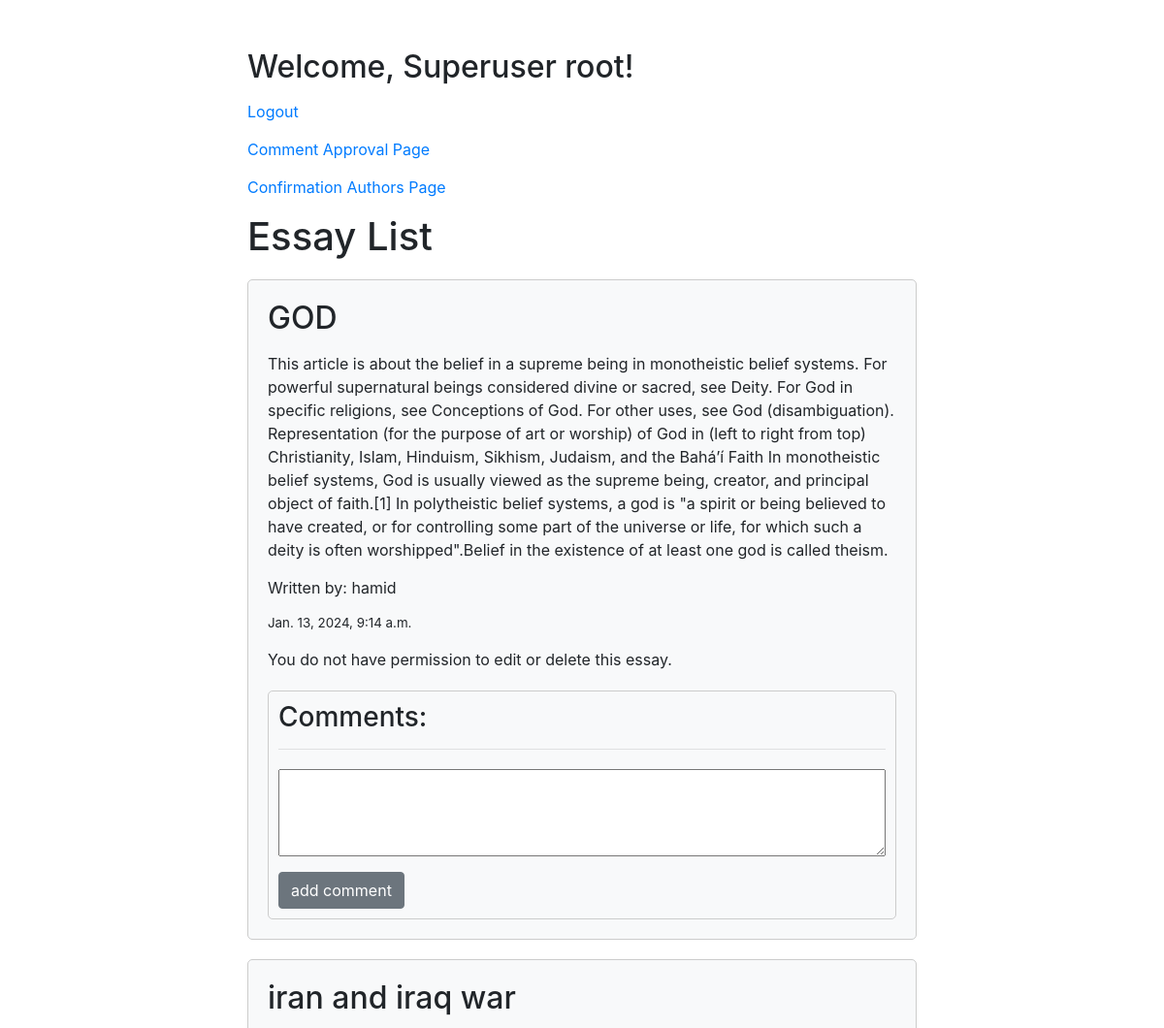
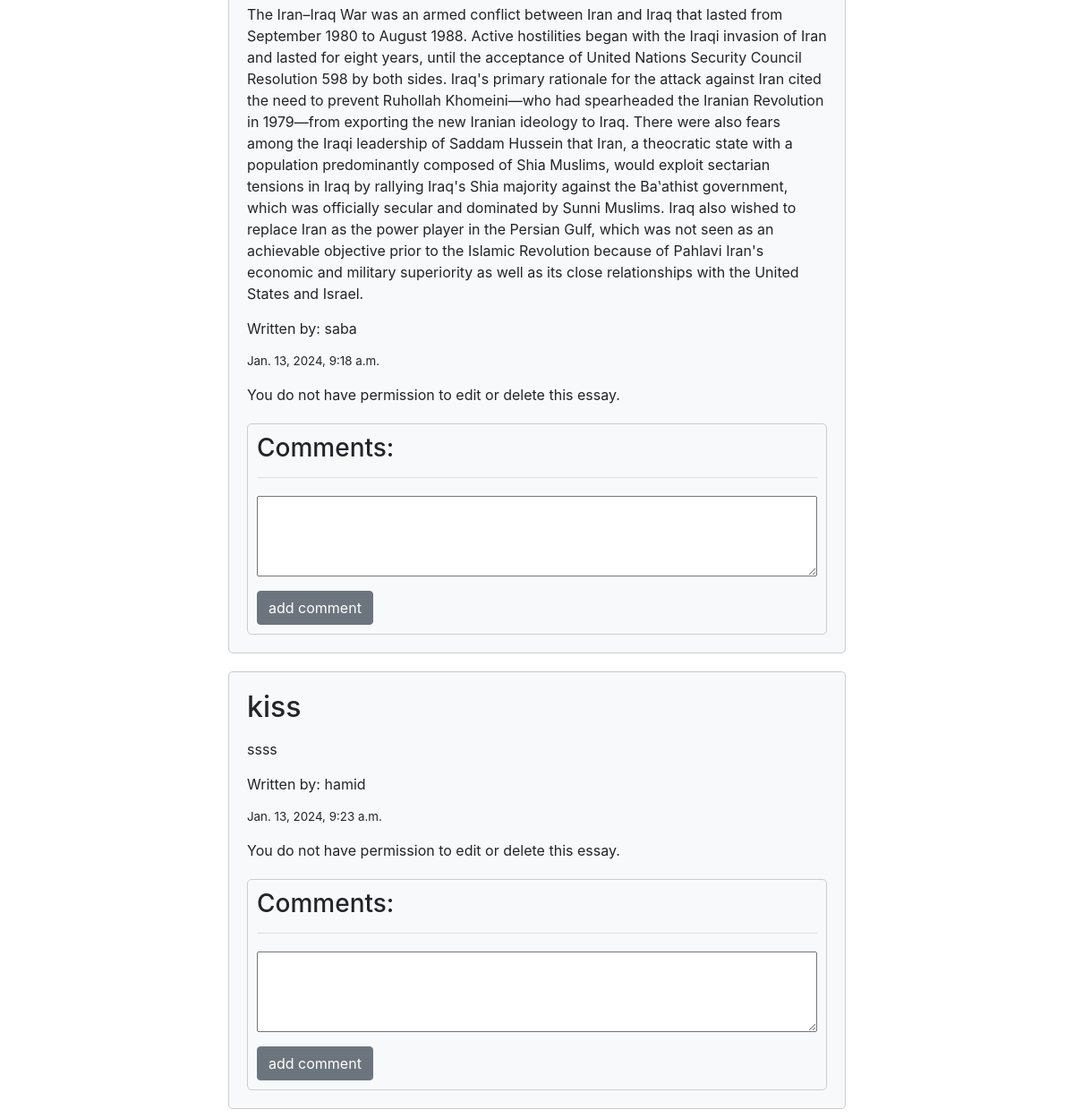
The page / (signed in) on the database its author committed (2 pictures, top to bottom).
### essay/models.py (models this page shows, shortened)
class Essay(models.Model):
    author = models.ForeignKey(Profile_authors , null=True
                              ,on_delete=models.SET_NULL)
    title = models.CharField(max_length=100)
    content = models.TextField()
    timestamp = models.DateTimeField(auto_now_add=True)

### authors/models.py (models this page shows, shortened)
class Profile_authors(models.Model):
    user = models.OneToOneField(User,on_delete=models.CASCADE,null=True,blank=True)
    username = models.CharField(max_length=200,blank=True,null=True)
    email = models.EmailField(max_length=500,blank=True,null=True)
    bio =  models.TextField(max_length=100,blank=True,null=True)
    id = models.UUIDField(default=uuid.uuid4 , unique=True,primary_key=True,editable=False)
    confirmation = models.BooleanField(default=False)

### essay/views.py (the view)
# urls.py: path('', essay_list, name='essay_list'),
def essay_list(request):
    essays = Essay.objects.all()
    return render(request, 'essay_list.html', {'essays': essays})

### essay/templates/essay_list.html (shortened to what this page needs)
<!DOCTYPE html>
<html lang="en">
<head>
    <link href="https://maxcdn.bootstrapcdn.com/bootstrap/4.0.0/css/bootstrap.min.css" rel="stylesheet">
</head>
<body>
    <div class="container">
        {% if user.is_authenticated %}
        {% if user.is_superuser %}
        <h2>Welcome, Superuser {{ user.username }}!</h2>
        <p><a href="{% url 'logout' %}">Logout</a></p>
        <p><a href="{% url 'comment_approval_page' %}">Comment Approval Page</a></p>
        <p><a href="{% url 'confirmation' %}">Confirmation Authors Page</a></p>
        {% endif %}
        {% else %}
        <p>You are not logged in. Please <a href="{% url 'login' %}">log in</a> or <a href="{% url 'register' %}">register</a>.</p>
        {% endif %}
        <h1>Essay List</h1>
        {% for essay in essays %}
        <div class="essay-section">
            <h2>{{ essay.title }}</h2>
            <p>{{ essay.content }}</p>
            <p>Written by: {{ essay.author.username }}</p>
            <p style="font-size:smaller;">{{ essay.timestamp }}</p>
            {% if user.is_authenticated %}
            {% if essay.author == user.profile_authors and essay.author.confirmation %}
            <a class="btn custom-btn-color" href="{% url 'update_essay' pk=essay.id %}">update essay</a>
            <a class="btn custom-btn-color2" href="{% url 'delete_essay' pk=essay.id %}">delete essay</a>
            {% else %}
            <p>You do not have permission to edit or delete this essay.</p>
            {% endif %}
            {% endif %}
            <div class="comments-section">
                <h3>Comments:</h3><hr>
                <form method="post" action="{% url 'add_comment' essay.id %}">
                    <textarea name="text" rows="3" cols="50" required></textarea><br>
                    <button type="submit" class="btn btn-secondary" >add comment</button>
                </form>
            </div>
        </div>
        {% endfor %}
    </div>
</body>
</html>

### essay/templates/essay_list.html (style rules this page uses)
body { margin-top: 50px; text-align: center; margin-bottom: 10px; }
.container { margin: auto; width: 60%; text-align: left; }
h1, h2, h3, h4, p, li { margin-bottom: 15px; }
.essay-section { margin-top: 20px; padding: 20px; border: 1px solid #ccc; border-radius: 5px; background-color: #f8f9fa; }
.comments-section { margin-top: 20px; padding: 10px; border: 1px solid #ccc; border-radius: 5px; }
form { margin-top: 20px; }
form textarea { width: 100%; padding: 8px; margin-bottom: 10px; }

### rows shown on the page
Essay: title "GOD", content "This article is about the belief in a supreme being in monotheistic belief systems. For powerful supernatural beings considered divine or sacred, see Deity. For God in specific religions, see Conceptions of God. For other uses, see God (disambiguation). Representation (for the purpose of art or worship) of God in (left to right from top) Christianity, Islam, Hinduism, Sikhism, Judaism, and the Baháʼí Faith In monotheistic belief systems, God is usually viewed as the supreme being, creator, and principal object of faith.[1] In polytheistic belief systems, a god is \"a spirit or being believed to have created, or for controlling some part of the universe or life, for which such a deity is…", author.username "hamid", timestamp "Jan. 13, 2024, 9:14 a.m.", shows "You do not have permission to edit or delete this essay."
Essay: title "iran and iraq war", content "The Iran–Iraq War was an armed conflict between Iran and Iraq that lasted from September 1980 to August 1988. Active hostilities began with the Iraqi invasion of Iran and lasted for eight years, until the acceptance of United Nations Security Council Resolution 598 by both sides. Iraq's primary rationale for the attack against Iran cited the need to prevent Ruhollah Khomeini—who had spearheaded the Iranian Revolution in 1979—from exporting the new Iranian ideology to Iraq. There were also fears among the Iraqi leadership of Saddam Hussein that Iran, a theocratic state with a population predominantly composed of Shia Muslims, would exploit sectarian tensions in Iraq by rallying Iraq's Shia…", author.username "saba", timestamp "Jan. 13, 2024, 9:18 a.m.", shows "You do not have permission to edit or delete this essay."
Essay: title "kiss", content "ssss", author.username "hamid", timestamp "Jan. 13, 2024, 9:23 a.m.", shows "You do not have permission to edit or delete this essay."

### other values the page prints
{{ user.username }} "root"
